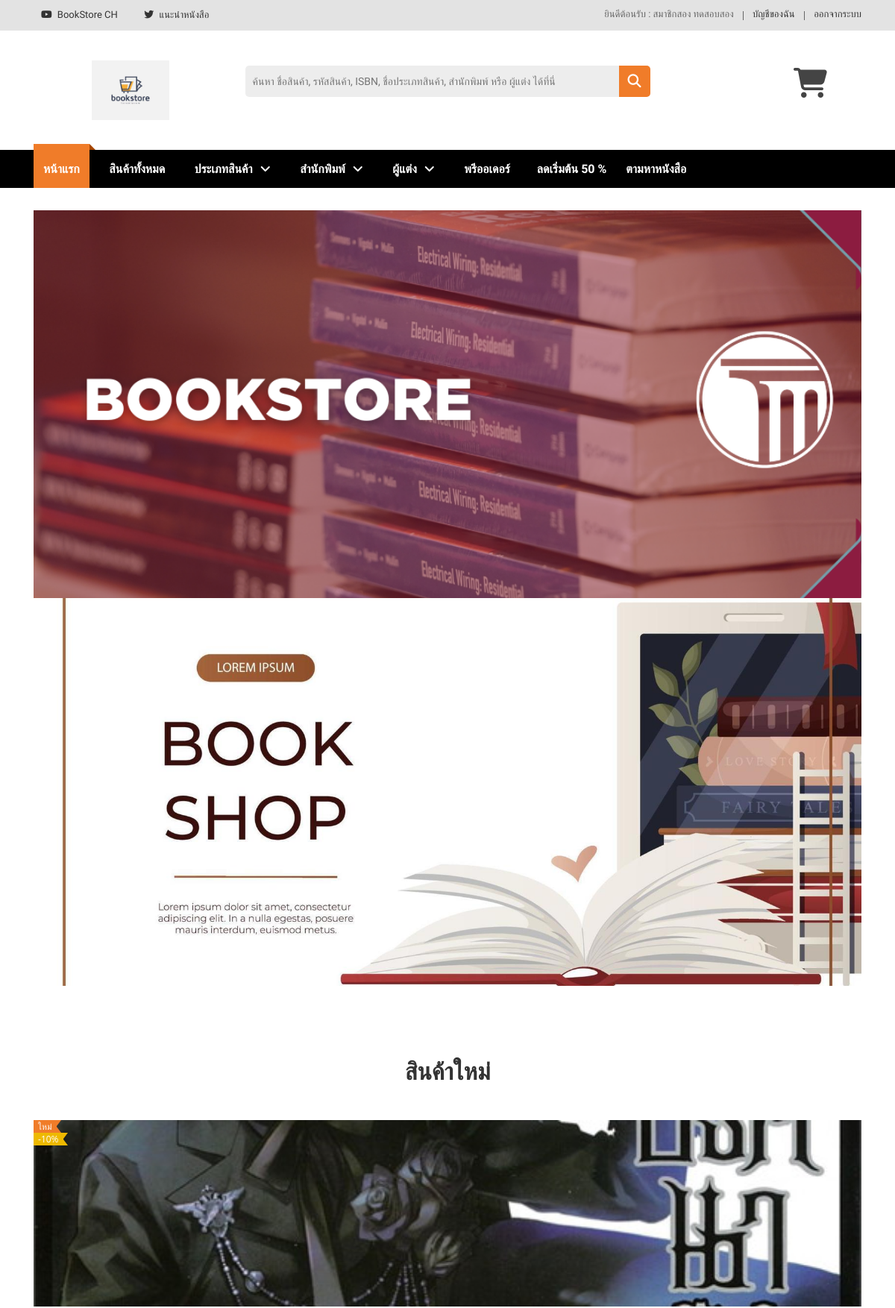
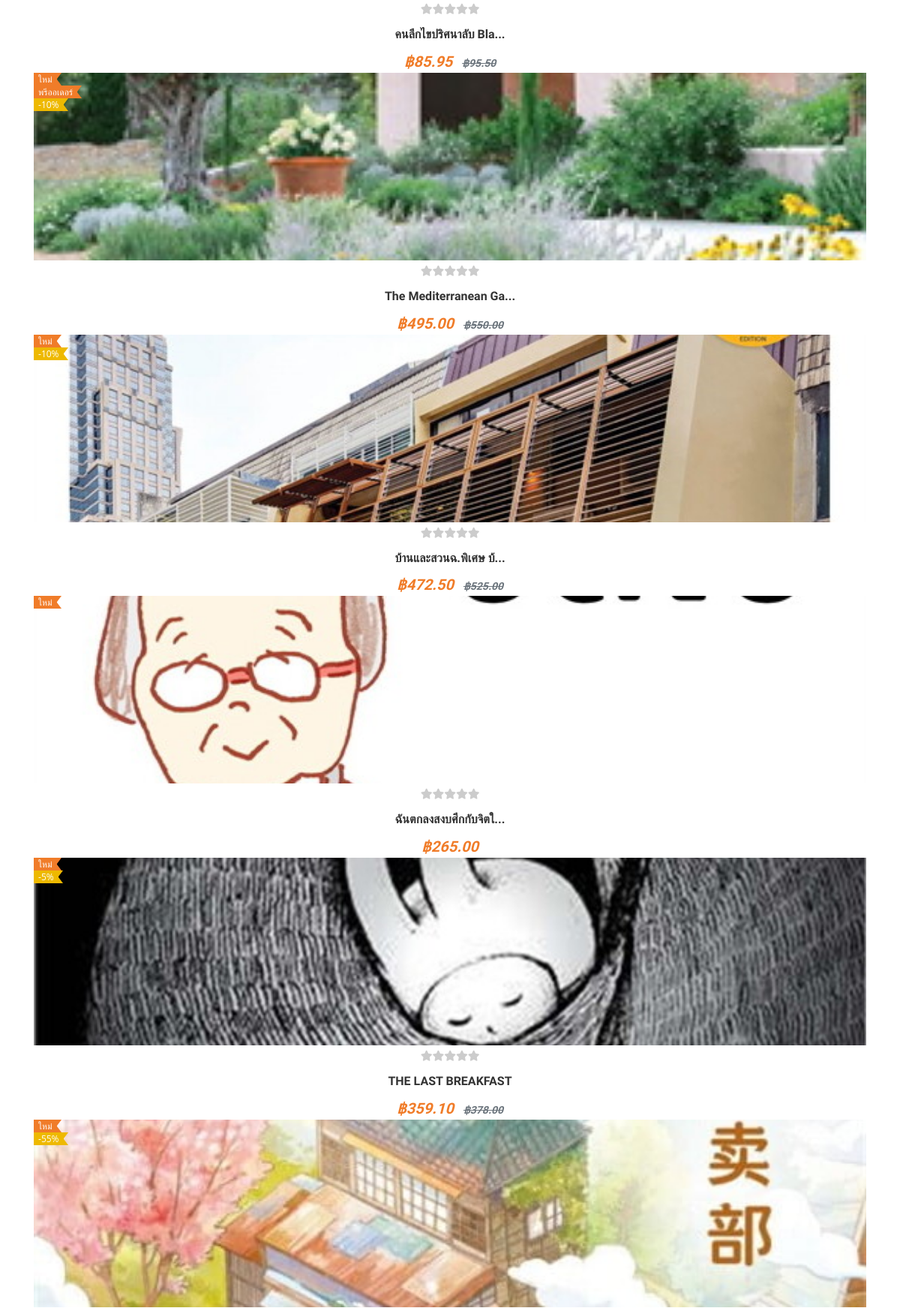
Page /index (signed in, upper part) on the committed database (2 pictures, top to bottom).
### tables this page shows
CREATE TABLE `bs_contacts` (
  `ct_id` int(11) NOT NULL COMMENT 'รหัสช่องทางติดต่อ',
  `ct_name` varchar(100) NOT NULL COMMENT 'ชื่อช่องทางติดต่อ',
  `ct_detail` text DEFAULT NULL COMMENT 'รายละเอียดช่องทางติดต่อ',
  `ct_name_link` varchar(100) DEFAULT NULL COMMENT 'ชื่อแทน Link',
  `ct_status` tinyint(1) NOT NULL DEFAULT 0 COMMENT 'สถานะ 1 = แสดง, 0 = ไม่แสดง',
  `ct_time` timestamp NOT NULL DEFAULT current_timestamp() ON UPDATE current_timestamp() COMMENT 'วัน เวลา'
);

CREATE TABLE `bs_members` (
  `mem_id` int(11) NOT NULL COMMENT 'รหัสสมาชิก',
  `mem_fname` varchar(50) NOT NULL COMMENT 'ชื่อสมาชิก',
  `mem_lname` varchar(50) NOT NULL COMMENT 'นามสกุลสมาชิก',
  `mem_coin` int(11) NOT NULL DEFAULT 0 COMMENT 'เหรียญที่มี',
  `mem_username` varchar(50) NOT NULL COMMENT 'ชื่อผู้ใช้สมาชิก',
  `mem_password` varchar(255) NOT NULL COMMENT 'รหัสผ่านสมาชิก',
  `mem_email` varchar(100) NOT NULL COMMENT 'อีเมลสมาชิก',
  `mem_status` tinyint(1) NOT NULL DEFAULT 1 COMMENT 'สถานะ 1 = ใช้งานได้, 0 = ระงับ',
  `mem_profile` varchar(100) NOT NULL COMMENT 'โปรไฟล์สมาชิก',
  `mem_time_create` timestamp NOT NULL DEFAULT current_timestamp() COMMENT 'วัน เวลาสร้าง',
  `mem_time_update` timestamp NOT NULL DEFAULT current_timestamp() ON UPDATE current_timestamp() COMMENT 'วัน เวลาอัปเดท'
);

CREATE TABLE `bs_settings_website` (
  `st_id` int(11) NOT NULL COMMENT 'รหัสรายการตั้งค่า',
  `st_name` varchar(100) NOT NULL COMMENT 'รายการตั้งค่า',
  `st_detail` text DEFAULT NULL COMMENT 'รายละเอียดการตั้งค่า',
  `st_status` tinyint(1) NOT NULL DEFAULT 1 COMMENT 'สถานะ 1 = แสดง, 0 = ไม่แสดง',
  `st_time` timestamp NOT NULL DEFAULT current_timestamp() ON UPDATE current_timestamp() COMMENT 'วัน เวลา'
);

CREATE TABLE `bs_banners` (
  `bn_id` int(11) NOT NULL COMMENT 'รหัสแบนเนอร์',
  `bn_name` varchar(100) NOT NULL COMMENT 'ชื่ิอแบนเนอร์',
  `bn_img` varchar(100) NOT NULL COMMENT 'รูปแบนเนอร์',
  `bn_link` text NOT NULL DEFAULT '#' COMMENT 'URL แบนเนอร์',
  `bn_number_list` int(11) NOT NULL COMMENT 'ลำดับการแสดงแบนเนอร์',
  `bn_status` tinyint(1) NOT NULL DEFAULT 0 COMMENT 'สถานะ 1 แสด, 0 = ไม่แสดง',
  `bn_time_create` timestamp NOT NULL DEFAULT current_timestamp() COMMENT 'วัน เวลาสร้าง',
  `bn_time_update` timestamp NOT NULL DEFAULT current_timestamp() ON UPDATE current_timestamp() COMMENT 'วัน เวลาแก้ไช'
);

CREATE TABLE `bs_products` (
  `prd_id` int(11) NOT NULL COMMENT 'รหัสสินค้า',
  `prd_name` varchar(100) NOT NULL COMMENT 'ชื่อสินค้า',
  `prd_img1` varchar(100) NOT NULL COMMENT 'รูปภาพหลัก',
  `prd_img2` varchar(100) DEFAULT NULL COMMENT 'รูปภาพรอง',
  `prd_isbn` varchar(13) NOT NULL COMMENT 'รหัส ISBN',
  `prd_coin` int(11) NOT NULL DEFAULT 0 COMMENT 'จำนวนเหรียญ',
  `prd_quantity` int(11) NOT NULL COMMENT 'จำนวนสินค้า',
  `prd_number_pages` int(11) NOT NULL COMMENT 'จำนวนหน้า',
  `prd_detail` text DEFAULT 'ไม่พบรายละเอียดสินค้า' COMMENT 'รายละอียดสินค้า',
  `prd_price` decimal(10,2) NOT NULL COMMENT 'ราคาสินค้า',
  `prd_percent_discount` int(11) NOT NULL DEFAULT 0 COMMENT 'เปอร์เซ็นส่วนลดสินค้า',
  `pty_id` int(11) NOT NULL COMMENT 'รหัสประเภทสินค้า',
  `pub_id` int(11) NOT NULL COMMENT 'รหัสสำนักพิมพิ์',
  `auth_id` int(11) NOT NULL COMMENT 'รหัสผู้แต่ง',
  `prd_preorder` tinyint(1) NOT NULL DEFAULT 1 COMMENT '1 = ปกติ, 0 = Pre Order',
  `prd_status` tinyint(1) NOT NULL DEFAULT 1 COMMENT 'สถานะ 1 = แสดง, 0 = ไม่แสดง',
  `prd_time_create` timestamp NOT NULL DEFAULT current_timestamp() COMMENT 'วัน เวลาสร้าง',
  `prd_time_update` timestamp NOT NULL DEFAULT current_timestamp() ON UPDATE current_timestamp() COMMENT 'วัน เวลาแก้ไข'
);

### index.php (the view, shortened to what the rows shown need)
<?php
require_once("db/connectdb.php");
require_once("includes/functions.php");
require_once("db/controller/BannerController.php");
require_once("db/controller/ProductController.php");
$BannerController = new BannerController($conn);
$ProductController = new ProductController($conn);
$banners = $BannerController->getSlideBanner();
$newProducts = $ProductController->getProductNew();
?>
<!doctype html>
<html class="no-js" lang="en">
<head>
    <?php require_once("layouts/head.php"); ?>
</head>
<body class="home-1">
    <?php require_once("layouts/nav_topbar.php"); ?>
    <div class="slider-area mt-30">
        <div class="container">
            <div class="slider-active owl-carousel">
                <?php foreach ($banners as $banner) { ?>
                    <a href="<?php echo $banner['bn_link'] ?>">
                        <img src="uploads/img_banner/<?php echo $banner['bn_img']; ?>" style="width:100%; height:520px; object-fit: cover;"></img>
                    </a>
                <?php } ?>
            </div>
        </div>
    </div>
    <div class="new-book-area pt-100">
        <div class="container">
            <div class="row">
                <div class="col-lg-12">
                    <div class="section-title section-title-res text-center mb-30">
                        <h2>สินค้าใหม่</h2>
                    </div>
                </div>
            </div>
            <div class="tab-active owl-carousel">
                <?php if ($newProducts) { ?>
                    <?php foreach ($newProducts as $row) { ?>
                        <div class="tab-total">
                            <div class="product-wrapper">
                                <div class="product-img">
                                    <a href="#" onclick="return false;">
                                        <img src="uploads/img_product/<?php echo $row['prd_img1'] ?>" alt="book" class="primary" style="height: 250px; object-fit: cover;" />
                                    </a>
                                    <div class="product-flag">
                                        <ul>
                                            <li><span class="sale">ใหม่</span> <br></li>
                                            <?php if ($row['prd_preorder'] == 0) { ?>
                                                <li><span class="sale">พรีออเดอร์</span> <br></li>
                                            <?php } ?>
                                            <?php if ($row['prd_percent_discount'] > 0) { ?>
                                                <li><span class="discount-percentage"><?php echo "-" . $row['prd_percent_discount'] . "%" ?></span></li>
                                            <?php } ?>
                                        </ul>
                                    </div>
                                </div>
                                <div class="product-details text-center">
                                    <div class="product-rating mt-1">
                                        <ul>
                                            <?php
                                            $reviewCount = $row['review_count'];
                                            $totalRating = $row['total_rating'];
                                            reviewRatingStars($reviewCount, $totalRating)
                                            ?>
                                        </ul>
                                    </div>
                                    <?php
                                    $originalName = $row['prd_name'];
                                    $shortName = shortenName($originalName);
                                    ?>
                                    <h4><a href="#" onclick="return false;"><?php echo $shortName ?></a></h4>
                                    <div class="product-price">
                                        <ul>
                                            <li>
                                                <?php echo "฿" . number_format($row['price_sale'], 2) ?>
                                                <?php if ($row['prd_percent_discount']  > 0) { ?>
                                                    <small class="text-secondary ms-2" style="font-size: 0.7em;"><del><?php echo "฿" . number_format($row['prd_price'], 2) ?></del></small>
                                                <?php } ?>
                                            </li>
                                        </ul>
                                    </div>
                                </div>
                            </div>
                        </div>
                    <?php } ?>
                <?php } ?>
            </div>
        </div>
    </div>
</body>
</html>

### layouts/nav_topbar.php (shortened to what the rows shown need)
<?php
require_once("db/connectdb.php");
require_once("includes/functions.php");
require_once("db/controller/ContactController.php");
require_once("db/controller/ProductController.php");
require_once("db/controller/LoginController.php");
$ContactController = new ContactController($conn);
$LoginController = new LoginController($conn);
$contacts = $ContactController->useContact();
$productPercentDiscount = $SettingWebsiteController->getProductPercentDiscount();
if (!empty($_SESSION['mem_id'])) {
    $memId = $_SESSION['mem_id'];
    $useLoginEmployee = $LoginController->useLoginMember($memId);
}
?>
<header>
    <div class="header-top-area">
        <div class="container">
            <div class="row">
                <div class="col-lg-6 col-md-6 col-12">
                    <div class="language-area">
                        <ul>
                            <?php
                            foreach ($contacts as $contact) {
                                $ctDetail = $contact['ct_detail'];
                                $ctNameLink = $contact['ct_name_link'];
                                $icon = '';
                                if ($contact['ct_id'] == 1) {
                                    $icon = 'fa-facebook';
                                } elseif ($contact['ct_id'] == 2) {
                                    $icon = 'fa-youtube';
                                } elseif ($contact['ct_id'] == 3) {
                                    $icon = 'fa-twitter';
                                }
                                if ($icon) {
                                    echo '
                                        <li>
                                            <a href="' . $ctDetail . '" target="_blank">
                                                <i class="fa-brands ' . $icon . ' me-1"></i>
                                                ' . $ctNameLink . '
                                            </a>
                                        </li>';
                                }
                            }
                            ?>
                        </ul>
                    </div>
                </div>
                <div class="col-lg-6 col-md-6 col-12">
                    <div class="account-area text-end">
                        <ul>
                            <?php if (empty($_SESSION['mem_id'])) { ?>
                                <li><a href="register_form">สมัครสมาชิก</a></li>
                                <li><a href="login_form">เข้าสู่ระบบ</a></li>
                            <?php } else { ?>
                                <li><a><?php echo "ยินดีต้อนรับ : " . $useLoginEmployee['mem_fname'] . " " . $useLoginEmployee['mem_lname']; ?></a></li>
                                <li><a href="account_show">บัญชีของฉัน</a></li>
                                <li><a href="logout" onclick="confirmLogout(event)">ออกจากระบบ</a></li>
                            <?php } ?>
                        </ul>
                    </div>
                </div>
            </div>
        </div>
    </div>
    <div class="header-mid-area ptb-40">
        <div class="container">
            <div class="row">
                <div class="col-lg-3 col-md-4 col-12">
                    <div class="logo-area text-center logo-xs-mrg">
                        <?php
                        foreach ($settingsWebsite as $setting) {
                            if ($setting['st_id'] == 3) {
                                $logoDetail = $setting['st_detail'];
                                echo '
                                        <a href="">
                                            <img src="uploads/img_web_setting/' . $logoDetail . '" alt="logo"  style="height:80px">
                                        </a>
                                    ';
                                break;
                            }
                        }
                        ?>
                    </div>
                </div>
            </div>
        </div>
    </div>
    <div class="main-menu-area d-md-none d-none d-lg-block sticky-header-1" id="header-sticky">
        <div class="container">
            <div class="row">
                <div class="col-lg-12">
                    <div class="safe-area">
                        <a href="products_promotions">ลดเริ่มต้น <?php echo $productPercentDiscount . " %" ?></a>
                    </div>
                </div>
            </div>
        </div>
    </div>
</header>

### includes/functions.php (shortened to what the rows shown need)
<?php
function shortenName($originalName, $maxLength = NULL)
{
    if ($maxLength == NULL) {
        $maxLength = 20;
    }
    return (mb_strlen($originalName, 'UTF-8') > $maxLength) ? mb_substr($originalName, 0, $maxLength, 'UTF-8') . '...' : $originalName;
}
function reviewRatingStars($reviewCount, $totalRating)
{
    $averageRating = ($reviewCount > 0) ? round($totalRating / $reviewCount) : 0;
    for ($i = 0; $i < 5; $i++) {
        if ($i < $averageRating) {
            echo '<li><i class="fa-solid fa-star" style="color: #f07c29;"></i></li>';
        } else {
            echo '<li><i class="fa-solid fa-star" style="color: #cccccc;"></i></li>';
        }
    }
}

### rows in the picture
bs_contacts: ct_name_link "BookStore CH"
bs_contacts: ct_name_link "แนะนำหนังสือ"
bs_members: mem_fname "สมาชิกสอง", mem_lname "ทดสอบสอง"
bs_settings_website: st_detail (picture)
bs_settings_website: st_detail "50"
bs_banners: bn_img (picture)
bs_banners: bn_img (picture)
bs_products: prd_img1 (picture), prd_percent_discount "10", prd_name "คนลึกไขปริศนาลับ Bla...", price_sale "85.95", prd_price "95.50"
bs_products: prd_img1 (picture), prd_preorder "พรีออเดอร์", prd_percent_discount "10", prd_name "The Mediterranean Ga...", price_sale "495.00", prd_price "550.00"
bs_products: prd_img1 (picture), prd_percent_discount "10", prd_name "บ้านและสวนฉ.พิเศษ บ้...", price_sale "472.50", prd_price "525.00"
bs_products: prd_img1 (picture), prd_name "ฉันตกลงสงบศึกกับจิตใ...", price_sale "265.00"
bs_products: prd_img1 (picture), prd_percent_discount "5", prd_name "THE LAST BREAKFAST", price_sale "359.10", prd_price "378.00"
bs_products: prd_img1 (picture), prd_percent_discount "55"
